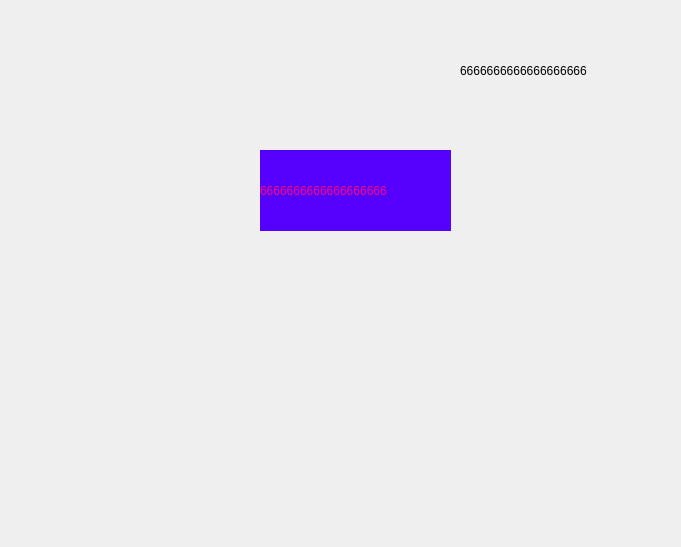
<?xml version="1.0" encoding="UTF-8"?>
<ui version="4.0">
 <class>Widget</class>
 <widget class="QWidget" name="Widget">
  <property name="geometry">
   <rect>
    <x>0</x>
    <y>0</y>
    <width>681</width>
    <height>547</height>
   </rect>
  </property>
  <property name="windowTitle">
   <string>Widget</string>
  </property>
  <widget class="QLabel" name="label">
   <property name="geometry">
    <rect>
     <x>260</x>
     <y>150</y>
     <width>191</width>
     <height>81</height>
    </rect>
   </property>
   <property name="styleSheet">
    <string notr="true">color: rgb(255, 0, 127);
image: url(:/new/prefix1/指针大.png);
background-image: url(:/new/prefix1/指针大.png);
background-color: rgb(85, 0, 255);
font: 36pt &quot;AcadEref&quot;;</string>
   </property>
   <property name="text">
    <string>6666666666666666666</string>
   </property>
  </widget>
  <widget class="QLabel" name="label_2">
   <property name="geometry">
    <rect>
     <x>170</x>
     <y>340</y>
     <width>391</width>
     <height>141</height>
    </rect>
   </property>
   <property name="styleSheet">
    <string notr="true">color: rgb(255, 0, 127);
</string>
   </property>
   <property name="text">
    <string/>
   </property>
  </widget>
  <widget class="QLabel" name="label_3">
   <property name="geometry">
    <rect>
     <x>460</x>
     <y>30</y>
     <width>191</width>
     <height>81</height>
    </rect>
   </property>
   <property name="styleSheet">
    <string notr="true">image: url(:/new/prefix1/指针大.png);</string>
   </property>
   <property name="text">
    <string>6666666666666666666</string>
   </property>
  </widget>
 </widget>
 <layoutdefault spacing="6" margin="11"/>
 <resources/>
 <connections/>
</ui>
